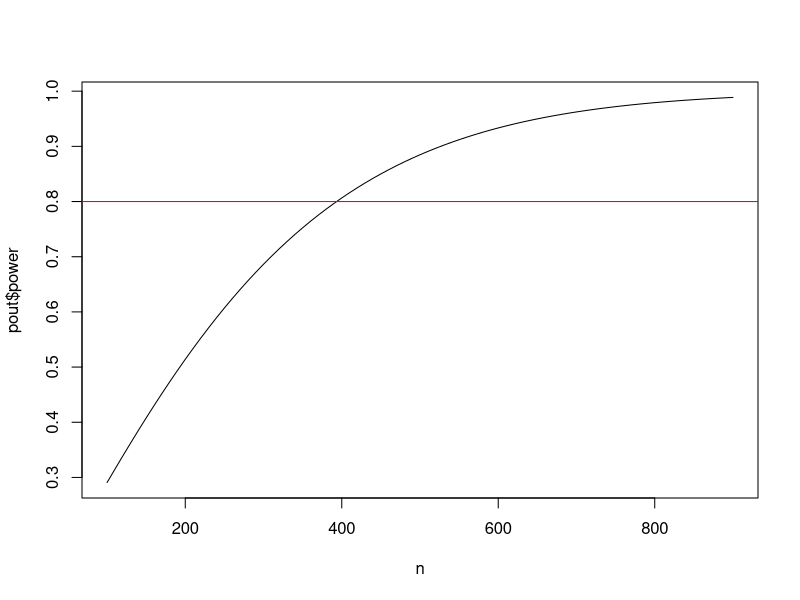
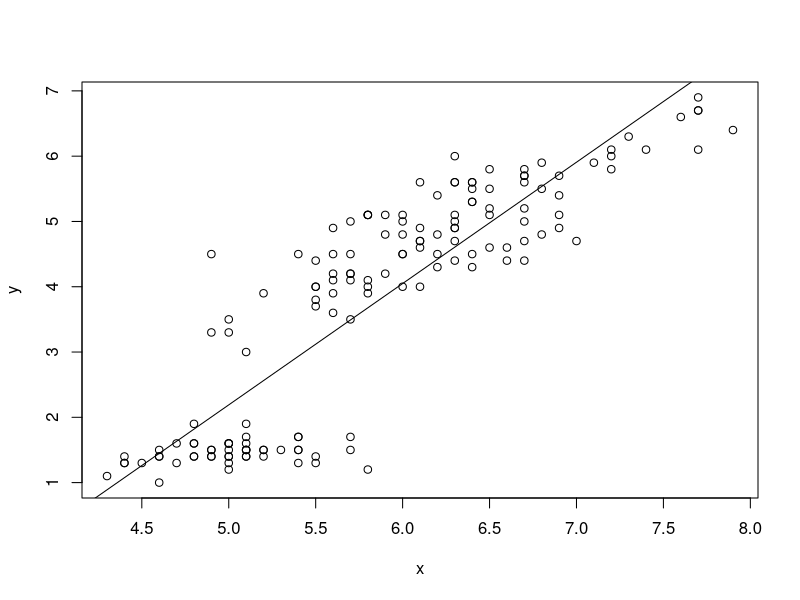
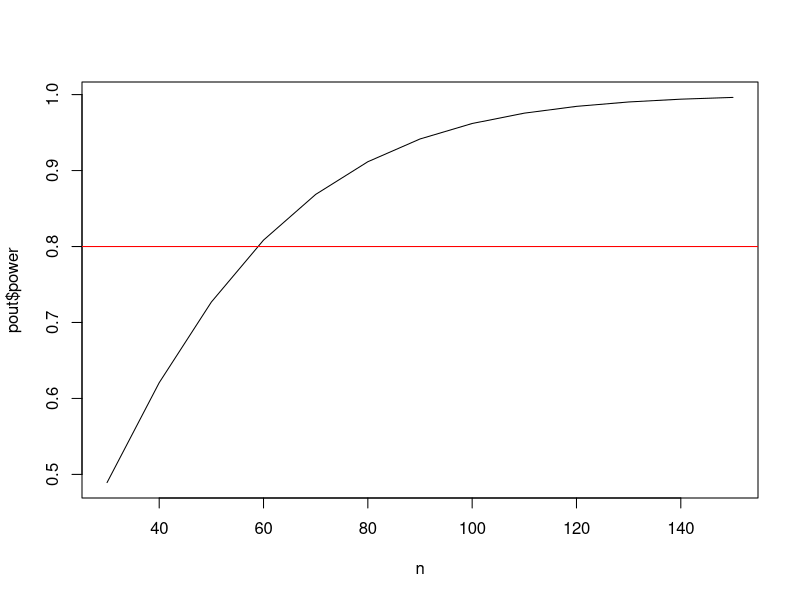
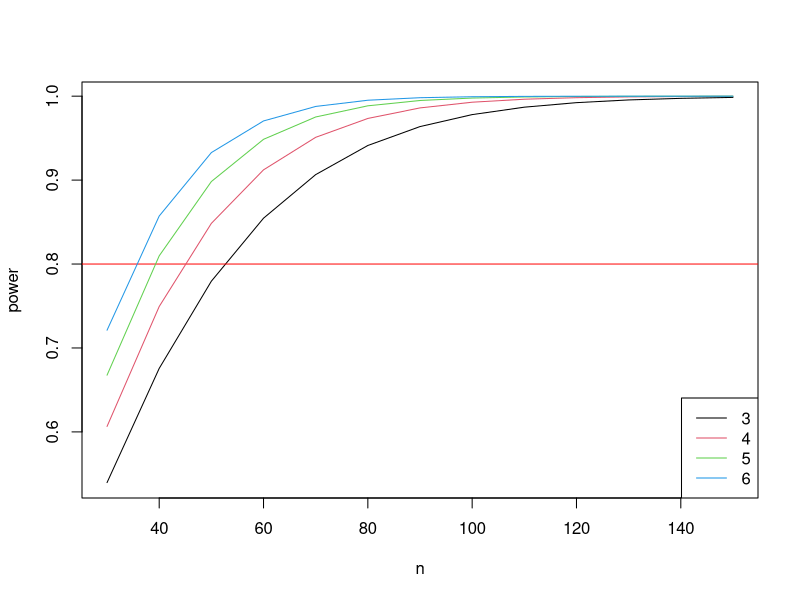

Here is the R script that generated these plots, in order:
# Clay Ford
# Power and Sample Size Analysis
# Spring 2016
# UVa StatLab

# install.packages("pwr")
library(pwr)



# pwr.p.test --------------------------------------------------------------

# test for one proportion (ES=h) 

# When we want to test if a proportion is equal to some value. Notice the effect
# size is h. We can use ES.h to calculate effect size.

# This applies to our coin example. Say we think our coin is biased to show 
# heads 65% percent of the time instead of 50%. What sample size do we need to 
# show this assuming a significance level (Type I error) of 0.05 and a desired
# power of 0.80?

pwr.p.test(h = ES.h(p1 = 0.65, p2 = 0.50), sig.level = 0.05, power = 0.80)

# Our effect size is 65 - 50 = 15. But 85 - 70 = 15 as does 16 - 1. These are 
# equal differences but they result in different power and sample size results.
# Hence the need to calculate an effect size.

# Notice the different effect sizes:
ES.h(p1 = 0.65, p2 = 0.50)
ES.h(p1 = 0.85, p2 = 0.70)
ES.h(p1 = 0.16, p2 = 0.01)

# The effect size is an arcsine transformation:
ES.h(p1 = 0.65, p2 = 0.50)
2*asin(sqrt(0.65)) - 2*asin(sqrt(0.50))

# Say we think our coin is biased to show heads 60% percent of the time instead 
# of 50%. What is the power of our test if we flip the coin 125 times provided
# we accept a significance level (Type I error) of 0.05?

pwr.p.test(h = ES.h(p1 = 0.60, p2 = 0.50), n = 125, sig.level = 0.05)

# Notice the default is a "two.sided" test. Our test is more powerful if we're 
# willing to believe the alternative is "greater" than .50 rather than "not
# equal" to .50

pwr.p.test(h = ES.h(p1 = 0.60, p2 = 0.50), n = 125, sig.level = 0.05, 
           alternative = "greater")

# Say we think our coin is biased to show heads 55% percent of the time instead
# of 50%. What sample size do we need to show this assuming a significance level
# (Type I error) of 0.05 and a desired power of 0.80?
pwr.p.test(h = ES.h(p1 = 0.55, p2 = 0.50), sig.level = 0.05, power = 0.80)



# pwr.2p.test -------------------------------------------------------------

# test for two proportions (ES=h) 

# We want to test if two proportions are equal. To use this function, we once
# again need to calculate effect size using ES.h().

# Let's say I randomly sample male and female UVa undergrad students and ask 
# them if they consume alcohol at least once a week. My null hypothesis is no 
# difference in the proportion that answer yes. My alternative hypothesis is 
# that there is a difference. I'd like to detect a difference as small as 5%. 
# How many students do I need to sample in each group if we want 80% power and
# 5% Type 1 error?

# 55% vs. 50%
pwr.2p.test(h = ES.h(p1 = 0.55, 0.50), sig.level = 0.05, power = .80)
# 35% vs. 30%
pwr.2p.test(h = ES.h(p1 = 0.35, 0.30), sig.level = 0.05, power = .80)

# Sample size is per group. Always round sample size up.

# Base R has a function called power.prop.test that allows you to use the raw
# proportions in the function.
power.prop.test(p1 = 0.55, p2 = 0.50, sig.level = 0.05, power = .80)
power.prop.test(p1 = 0.35, p2 = 0.30, sig.level = 0.05, power = .80)



# pwr.2p2n.test -----------------------------------------------------------

# test for two proportions (ES=h, unequal sample sizes) 

# This function allows us to calculate power when we have unequal sample sizes. 
# We can also use it to find a sample size for one group when we already have
# data for another.

# Let's return to our undergraduate survey of alcohol consumption. It turns out 
# we were able to survey 543 males and 675 females. What's the power of our
# test?

# Before we answer, let's revisit effect size. I honestly have no idea if there 
# would be a difference, or if there was, how big that difference would be.
# Let's say we're interested in being able to detect a "small" effect size.

cohen.ES(test = "p", size = "small") # 0.2
pwr.2p2n.test(h = 0.2, n1 = 543, n2 = 675, sig.level = 0.05)

# Let's say I previously surveyed 763 females and found that p% said they 
# consumed alcohol once a week. I'd like to survey some males and see if a 
# significantly different proportion respond yes. How many do I need to sample 
# to detect a small effect size in either direction with 80% power and a
# significance level of 0.05?

pwr.2p2n.test(h = 0.2, n1 = 763, power = 0.8, sig.level = 0.05)



# pwr.t.test --------------------------------------------------------------

# one sample and two samples (equal sizes) t tests for means (ES=d) 

# There is no function for effect size d. We have to calculate this ourselves. 
# It is simply the difference in population means divided by the standard 
# deviation of either population (since they are assumed equal). This is
# sometimes called "Cohen's d".

# d = mean_1 - mean_2 / sd

# The cohen.ES function can return small, medium and large d values, which are
# 0.2, 0.5 and 0.8:
cohen.ES(test = "t", size = "small")
cohen.ES(test = "t", size = "medium")
cohen.ES(test = "t", size = "large")

# I'm interested to know if there is a difference in the mean price of what male
# and female students pay at the library coffee shop. Let's say I randomly 
# observe 30 male and 30 female students check out from the coffee shop and note
# their total purchase price. How powerful is this experiment if I want to
# detect a "small" effect?

pwr.t.test(n = 30, d = 0.2, sig.level = 0.05)

# Not very powerful. How many do I need to observe for a test with 80% power?

pwr.t.test(d = 0.2, power = 0.80, sig.level = 0.05)

# Let's say we want to be able to detect a difference of at least 75 cents in 
# the mean purchase price. How can we convert that to an effect size? First we 
# need to make a guess at the population standard deviation. If we have 
# absolutely no idea, one rule of thumb is to take the difference between the 
# maximum and minimum values and divide by 4. Let's max is 10 and min is 1. So
# our guess at a standard deviation is 9/4 = 2.25. Therefore d is 

d <- 0.75/2.25
pwr.t.test(d = d, power = 0.80, sig.level = 0.05)

# If you don't like working with d, you can use the power.t.test function that 
# comes with base R. It allows you to specify "delta" (true difference in means)
# and "sd" (standard deviation):

power.t.test(delta = 0.75, sd = 2.25, sig.level = 0.05, power = 0.8)

# For any of the pwr functions we can provide multiple sample size values to get
# multiple power estimates. For example, let's see how power changes as we let n
# go from 100 to 300 by 25.

pwr.t.test(n = seq(100,300,25), d = 0.2, sig.level = 0.05)

# We can save this output and graph:
n <- seq(100,900,10)
pout <- pwr.t.test(n = n, d = 0.2, sig.level = 0.05)
plot(x = n, y = pout$power, type = "l")
abline(h = 0.8, col = "red")



# pwr.t2n.test ------------------------------------------------------------


# two samples (different sizes) t test for means (ES=d) 

# Find power. (sig.level defaults to 0.05.)
pwr.t2n.test(n1 = 28, n2 = 35, d = 0.5)

# Find n1 sample size for 0.80 power
pwr.t2n.test(n2 = 35, d = 0.5, power = 0.8)


# pwr.r.test --------------------------------------------------------------

# correlation test (ES=r) 

# The correlation test allows us to test whether there is any linear 
# relationship between two continuous variables. In other words, can we reject
# the null hypothesis of the correlation coefficient being 0. 

# Here's an example of a linear relationship
x <- iris$Sepal.Length
y <- iris$Petal.Length
plot(x,y)

# The correlation is high. Recall correlation ranges from -1 to 1.
cor(x,y)

# We can fit a straight line to the data
lm(y ~ x)

# and draw the fitted line
abline(lm(y ~ x))

# the slope of the line is related to the correlation coefficient:
coef(lm(y ~ x))[2] # slope
cor(x, y) * sd(y)/sd(x)

# So testing if the correlation is 0 is the same as testing if the slope is 0.

# The nice thing about correlation is that it's already unitless, so we don't
# require a formula to calculate effect size.

# For what it's worth, here are suggested small, medium and large effect sizes:
cohen.ES(test = "r", size = "small")
cohen.ES(test = "r", size = "medium")
cohen.ES(test = "r", size = "large")

# Let's say I'm a web developer and I want to conduct an experiment with one of 
# my sites. I want to randomly select a group of people, ranging in age from 18 
# - 65, and time them how long it takes them to complete a task, say locate some
# piece of information. I suspect there may be a "small" positive linear
# relationship between time it takes to complete the task and age. How many
# subjects do I need to detect this relationship with 80% power and the usual
# 0.05 significance level?

pwr.r.test(r = 0.1, sig.level = 0.05, power = 0.8)

# The arctangh transformation approximates the normal distribution, which is
# used in the power and sample size calculations.

# pwr.anova.test ----------------------------------------------------------


# test for one-way balanced anova (ES=f) 

# ANOVA, or Analysis of Variance, tests whether or not means differ between k >
# 2 groups. One-way means one explanatory variable. Balanced means we equal 
# sample size in each group. The null hypothesis is that the means are all 
# equal.

# The effect size, f, is calculated as follows:

# f = sd_means / sd_populations

# Translation: standard deviation of the k means divided the common standard 
# deviation of the populations involved.

# we can think of f as the standard deviation of the k standarized means.

# pwr does not provide a function to calculate this for us, however we can use
# cohen.ES to generate small, medium and large effects:
cohen.ES(test = "anov", size = "small")
cohen.ES(test = "anov", size = "medium")
cohen.ES(test = "anov", size = "large")

# Let's say I'm a web developer and I'm interested in 3 web site designs for a 
# client. I'd like to know which design(s) help users find information fastest, 
# or which design requires the most time. I design an experiment where I have 3 
# groups of randomly selected people use one of the designs to find some piece 
# of information. (All groups look for the same information.) How many people do
# I need in each group if I believe two of the designs will take 30 seconds and
# one will take 35 seconds? (desired power and sig level of 0.8 and 0.05)

# First we need our effect size.

# Cohen says to divide by k instead k - 1 when calculating the standard 
# deviation of the means. The R sd() function divides by k - 1. So to calculate
# the effect size his way, we can do the following:
gm <- c(30, 30, 35)
f1 <- sqrt((sum((gm - mean(gm))^2)/3))/10 # 0.24

# If we do it this way, we get a bigger effect size
f2 <- sd(gm)/10 # 0.29

# Both can be classified as "medium" effects.

# How do they change our sample size estimates?
pwr.anova.test(k = 3, f = f1, power = 0.80)
pwr.anova.test(k = 3, f = f2, power = 0.80)

# Quite a bit!

# what's the power of the experiment if we're able to recruit 50 people in each
# group?
pwr.anova.test(k = 3, f = f1, n = 50)
pwr.anova.test(k = 3, f = f2, n = 50)
pwr.anova.test(k = 3, f = 0.25, n = 50) # so-called "medium" effect

# Don't feel like messing with f? Try the power.anova.test function that comes 
# with base R. It allows you to specify hypothesized between group variance and 
# within group variance. Notice we have to use variance, not standard deviation!

power.anova.test(groups = 3, between.var = var(gm), within.var = 10^2, power = 0.8)

# This gives the same result as pwr.anova.test(k = 3, f = f1, power = 0.80). The
# base R power.anova.test function doesn't require you to calculate variance
# using a divisor of k instead of k - 1.

# Again we can calculate multiple powers for various sample sizes to see
# dimishing returns for increasing sample size past a certain point.
n <- seq(30,150,10)
pout <- pwr.anova.test(k = 3, f = f1, n = n)
plot(n, pout$power, type="l")
abline(h = 0.8, col="red")

# How does the number of groups affect power and sample size given same "medium" effect?

plot(n, pwr.anova.test(k = 3, f = 0.25, n = n)$power, type="l", ylab="power")
abline(h = 0.8, col="red")
lines(n, pwr.anova.test(k = 4, f = 0.25, n = n)$power, type="l", col=2)
lines(n, pwr.anova.test(k = 5, f = 0.25, n = n)$power, type="l", col=3)
lines(n, pwr.anova.test(k = 6, f = 0.25, n = n)$power, type="l", col=4)
legend("bottomright", legend = 3:6, col = 1:4, lty = 1)


# pwr.f2.test -------------------------------------------------------------

# test for the general linear model (ES=f2) 

# By "general linear model" we basically mean multiple regression. This is a 
# little tricky to use because not only do we have to supply an "effect size" 
# (f2), we also have to supply numerator (u) and denominator (v) degrees of
# freedom instead of sample size. These last two refer to the F test that tests
# whether all the model coefficients (except the intercept) are 0.

# Example of F test. Regress stack loss on all variables in stackloss. Results
# of F test are last line in summary
summary(lm(stack.loss ~ ., data=stackloss))

# u is simply the number of coefficients you'll have in your model (again, minus
# the intercept).

# v is the number of error degrees of freedom. It equals n - u - 1. So if we
# want to determine sample size for a given power and effect size, we actually
# find v, which we then use to solve n = v + u + 1.

# The effect size is determined as follows:

# f2 = PV_s / PV_e

# where PV_s = proportion of variance explained by the predictors (signal) and
# PV_e = proportion of variance unexplained (error or noise)

# Another way to express this is 

# f2 = R-squared / (1 - R-squared)

# Where R-squared is the coefficient of determination, R^2. This is what we'll
# use in the examples below.

# To determine your effect size you hypothesize the r-squared of your model. For
# example, 0.45. This leads to an effect size of
0.45/(1 - 0.45) # 0.81

# It should be noted we can reverse this. Given an effect size, we can determine
# R-squared as ES / (1 + ES)
0.81/(1 + 0.81) # 0.45

# Again we have suggested small, medium and large effect sizes:

cohen.ES(test = "f2", size = "small") # 0.02
# R-squared:
0.02/(1 + 0.02) # 0.019

cohen.ES(test = "f2", size = "medium") # 0.15
# R-squared:
0.15/(1 + 0.15) # 0.130

cohen.ES(test = "f2", size = "large") # 0.35
# R-squared:
0.35/(1 + 0.35) # 0.259

# Obviously these are debatable!

# Let's say I'm a web developer and I want to conduct an experiment with one of 
# my sites. I want to randomly select a group of people, ranging in age from 18 
# - 65, and time them how long it takes them to complete a task, say locate some
# piece of information. I know there will be variability in the observed times. 
# I think age, gender and years of education may explain this variability. How
# many subjects do I need to detect an R-squared of at least 0.3 with 80% power
# and the usual 0.05 significance level?

nout <- pwr.f2.test(u = 3, f2 = 0.3/(1 - 0.3), sig.level = 0.05, power = 0.8)
# find n = v + u + 1
ceiling(nout$v) + nout$u + 1

# It's important to note that the alternative hypothesis here is that at least 
# one of the coefficients in my model is not 0. This doesn't mean we need at 
# least 30 subjects to have all coefficients significant. It just means 30 
# subjects gives us 80% chance of correctly detecting the effect of at least one
# of our predictors, provided one or more truly affect our response.

# To find power we have to supply u and v. What's the power of our test if we
# recruit 50 people and we hypothesis an R-squared of 0.25?

pwr.f2.test(u = 3, v = 50 - 3 - 1, f2 = 0.25/(1 - 0.25), sig.level = 0.05)

# Worth noting ANOVA is just special cases of a linear model. Observe:

# One way ANOVA power calculation for 3 groups of 50:
pwr.anova.test(k = 3, f = 0.24, n = 50)

# linear model power calculation for one categorical predictor with 3 levels:
pwr.f2.test(u = 2, v = 147, f2 = 0.24^2, sig.level = 0.05)

# u = 2 because a linear model with a 3-level categorical predictor will only
# have 2 coefficients. v = 148 because 148 = 3*50 - 2 - 1.

# Back to presentation

# Sample size for estimates -----------------------------------------------
